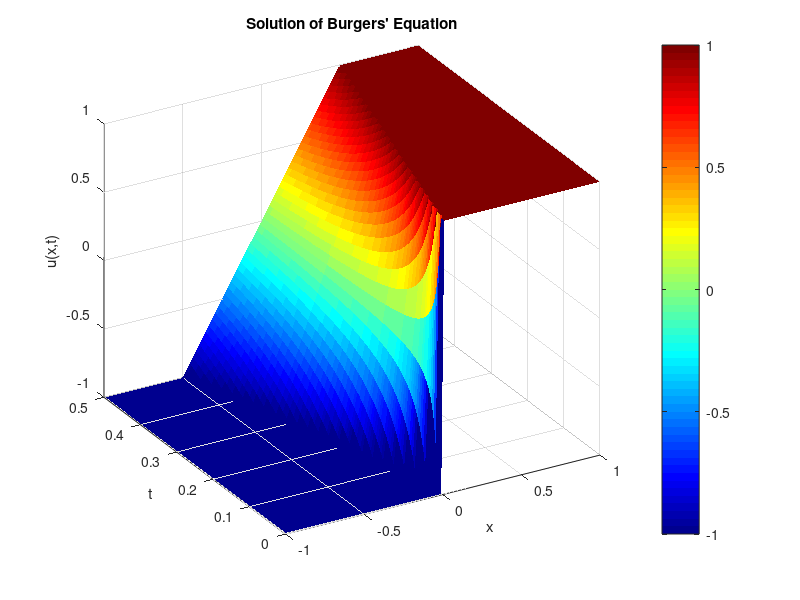

This figure's MATLAB source: (Note: this script raises an error after producing the figure.)
% Create mesh grid for x and t
[X, T] = meshgrid(linspace(-1, 1, 100), linspace(0, 0.5, 100));
Z = zeros(size(X));

% % Calculate u(x,t) for each point
% for i = 1:size(X, 1)
%     for j = 1:size(X, 2)
%         x = X(i,j);
%         t = T(i,j);
% 
%         if t == 0
%             if x < 0.2
%                 Z(i,j) = 1;
%             else
%                 Z(i,j) = 2;
%             end
%         else
%             if x < 0.2 + 2*t
%                 Z(i,j) = 1;
%             elseif x > 0.2 + 4*t
%                 Z(i,j) = 2;
%             else
%                 Z(i,j) = (x - 0.2)/(2*t);
%             end
%         end
%     end
% end
% Calculate u(x,t) for each point
for i = 1:size(X, 1)
    for j = 1:size(X, 2)
        x = X(i,j);
        t = T(i,j);

        if t == 0
            if x < 0
                Z(i,j) = -1;
            else
                Z(i,j) = 1;
            end
        else
            if x < -t
                Z(i,j) = -1;
            elseif x > t
                Z(i,j) = 1;
            else
                Z(i,j) = x/t;
            end
        end
    end
end

% % Calculate u(x,t) for each point
% for i = 1:size(X, 1)
%     for j = 1:size(X, 2)
%         x = X(i,j);
%         t = T(i,j);
% 
%         if t == 0
%             if x < 0.2
%                 Z(i,j) = 2;
%             else
%                 Z(i,j) = 1;
%             end
%         else
%             if x < 0.2 + 3*t
%                 Z(i,j) = 2;
%             else
%                 Z(i,j) = 1;
%             end
%         end
%     end
% end

% Create 3D surface plot
figure;
surf(X, T, Z, 'EdgeColor', 'none');
colormap('jet');
colorbar;

% Add labels and title
xlabel('x');
ylabel('t');
zlabel('u(x,t)');
title('Solution of Burgers'' Equation');

% Set viewing angle
view(-30, 30);

% Add grid
grid on;

% Make the plot look nicer
lighting phong;
material shiny;
camlight;